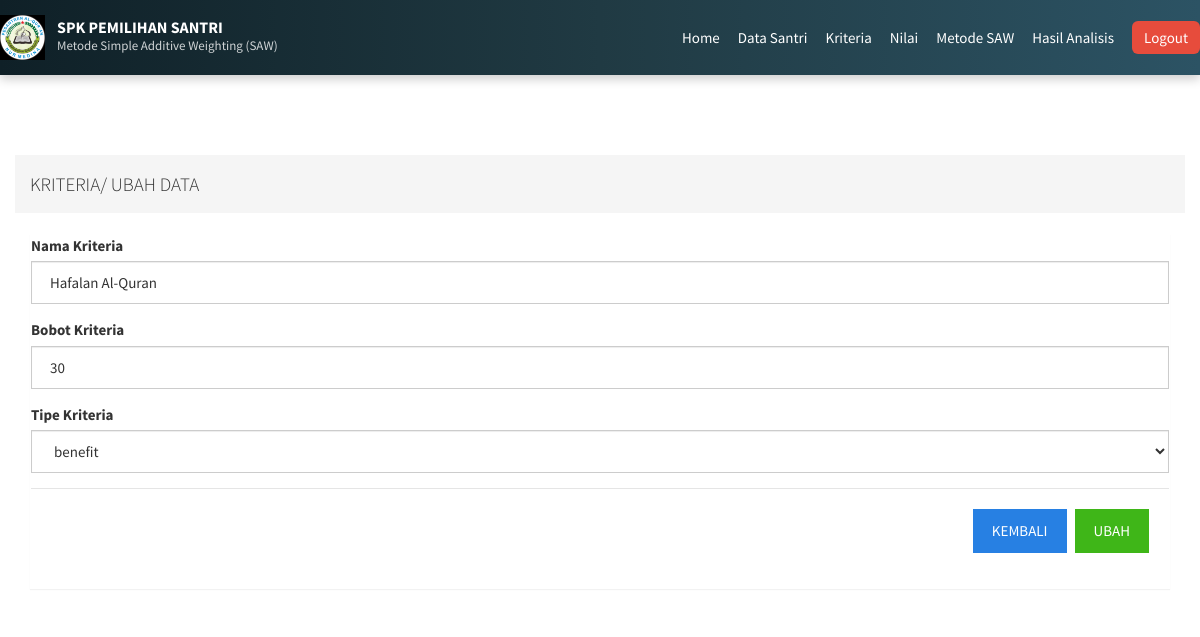
The app's page /admin/kriteriaaksi.php?id_kriteria=1&aksi=ubah (signed in) with its own data.
### tables this page shows
CREATE TABLE `tbl_kriteria` (
  `id_kriteria` int(11) NOT NULL,
  `nama_kriteria` varchar(50) NOT NULL,
  `bobot_kriteria` double NOT NULL,
  `tipe_kriteria` varchar(20) NOT NULL
);

### admin/kriteriaaksi.php (the view, shortened to what this page needs)
<?php
include 'header.php';
include '../assets/conn/config.php';
if (isset($_GET['aksi'])) {
    if ($_GET['aksi'] == 'tambah') { ?>
        <div class="container">
            <div class="row">
                <ol class="breadcrumb"><h4>KRITERIA/ TAMBAH DATA</h4></ol>
            </div>
            <div class="panel panel-container">
                <div class="bootstrap-table">
                    <form action="kriteriaproses.php?proses=prosestambah" method="post" enctype="multipart/form-data">
                        <div class="form-group">
                            <label>Nama Kriteria</label>
                            <input type="text" name="nama_kriteria" class="form-control" placeholder="nama kriteria" required>
                        </div>
                        <div class="form-group">
                            <label>Bobot Kriteria</label>
                            <input type="number" name="bobot_kriteria" class="form-control" placeholder="0" required>
                        </div>
                        <div class="form-group">
                            <label>Tipe Kriteria</label>
                            <select name="tipe_kriteria" class="form-control" required>
                                <option></option>
                                <option value="benefit">Benefit</option>
                                <option value="cost">Cost</option>
                            </select>
                        </div>
                        <div class="modal-footer">
                            <a href="kriteria.php" class="btn btn-primary">KEMBALI</a>
                            <input type="submit" class="btn btn-success" value="SIMPAN"></input>
                        </div>
                </div>
            </div>
        </div>
    <?php }else if ($_GET['aksi'] == 'ubah') { ?>
        <div class="container">
            <div class="row">
                <ol class="breadcrumb"><h4>KRITERIA/ UBAH DATA</h4></ol>
            </div>
            <div class="panel panel-container">
                <div class="bootstrap-table">
                    <?php
                        $data=mysqli_query($koneksi, "SELECT * FROM tbl_kriteria where id_kriteria='$_GET[id_kriteria]'");
                        while($a=mysqli_fetch_array($data)){
                        ?>
                    <form action="kriteriaproses.php?proses=prosesubah" method="post" enctype="multipart/form-data">
                        <div class="form-group">
                            <label>Nama Kriteria</label>
                            <input type="text" name="nama_kriteria" class="form-control" placeholder="nama kriteria" value="<?php echo $a['nama_kriteria']; ?>" required>
                        </div>
                        <div class="form-group">
                            <label>Bobot Kriteria</label>
                            <input type="number" name="bobot_kriteria" class="form-control" placeholder="0" value="<?php echo $a['bobot_kriteria']; ?>" required>
                        </div>
                        <div class="form-group">
                            <label>Tipe Kriteria</label>
                            <select name="tipe_kriteria" class="form-control" required>
                                <option selected><?php echo $a['tipe_kriteria']; ?></option>
                            </select>
                        </div>
                        <div class="modal-footer">
                            <a href="kriteria.php" class="btn btn-primary">KEMBALI</a>
                            <input type="submit" class="btn btn-success" value="UBAH"></input>
                        </div>
                    </form>
                <?php }  ?>
                </div>
            </div>
        </div>
<?php } } ?>

### records on screen
tbl_kriteria: nama_kriteria "Hafalan Al-Quran", bobot_kriteria "30", tipe_kriteria "benefit"
